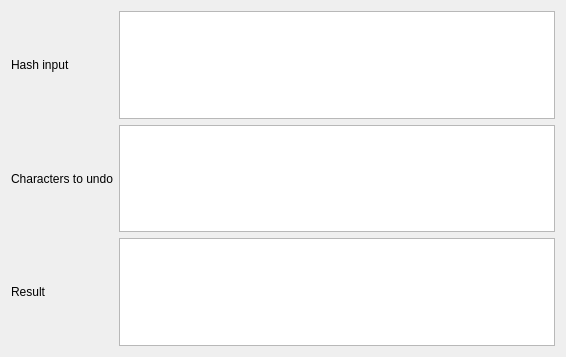
<?xml version="1.0" encoding="UTF-8"?>
<ui version="4.0">
 <class>InvHashWidget</class>
 <widget class="QWidget" name="InvHashWidget">
  <property name="geometry">
   <rect>
    <x>0</x>
    <y>0</y>
    <width>566</width>
    <height>357</height>
   </rect>
  </property>
  <property name="windowTitle">
   <string>Form</string>
  </property>
  <layout class="QGridLayout" name="gridLayout">
   <item row="0" column="1">
    <widget class="QPlainTextEdit" name="hashInput"/>
   </item>
   <item row="1" column="0">
    <widget class="QLabel" name="lblCharsUndo">
     <property name="text">
      <string>Characters to undo</string>
     </property>
    </widget>
   </item>
   <item row="1" column="1">
    <widget class="QPlainTextEdit" name="charInput"/>
   </item>
   <item row="2" column="0">
    <widget class="QLabel" name="lblResult">
     <property name="text">
      <string>Result</string>
     </property>
    </widget>
   </item>
   <item row="0" column="0">
    <widget class="QLabel" name="lblHashInput">
     <property name="text">
      <string>Hash input</string>
     </property>
    </widget>
   </item>
   <item row="2" column="1">
    <widget class="QPlainTextEdit" name="result">
     <property name="readOnly">
      <bool>true</bool>
     </property>
    </widget>
   </item>
  </layout>
 </widget>
 <resources/>
 <connections/>
</ui>
